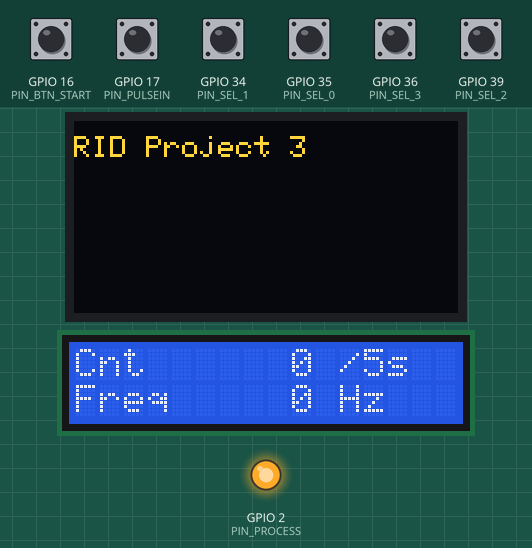
Simulated run of this program. Board: ESP32. On the bench: 128×64 one-colour display, 16×2 character LCD, output pins drawn as LEDs (lit = HIGH). The inputs (shaded band) are chosen by the test bench; at power-on: GPIO 16 (PIN_BTN_START), GPIO 17 (PIN_PULSEIN), GPIO 34 (PIN_SEL_1), GPIO 35 (PIN_SEL_0), GPIO 36 (PIN_SEL_3), GPIO 39 (PIN_SEL_2) HIGH. The OLED is the two-colour kind (top 16 rows yellow); what the program prints to the serial monitor is not drawn.

Above: at 1.2 s.
1.3 s: GPIO 16 (PIN_BTN_START) pulled LOW for 1.2 s
At 3.8 s:
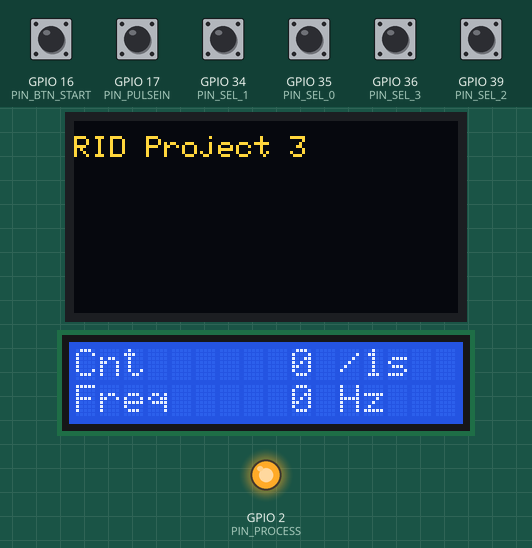
5.5 s: GPIO 17 (PIN_PULSEIN) pulled LOW for 1.2 s
At 7.7 s:
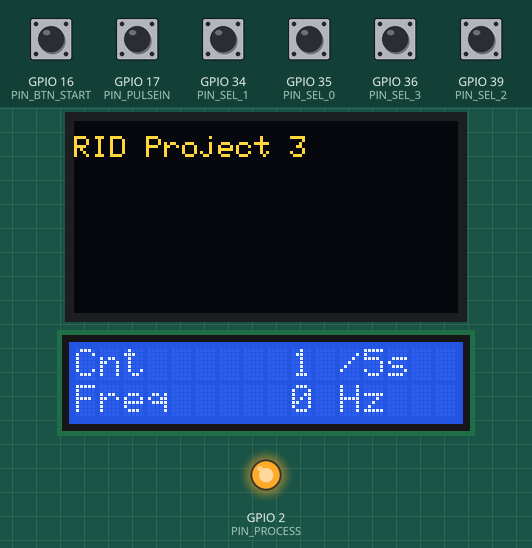
8.5 s: GPIO 34 (PIN_SEL_1) pulled LOW for 1.2 s
At 9.8 s:
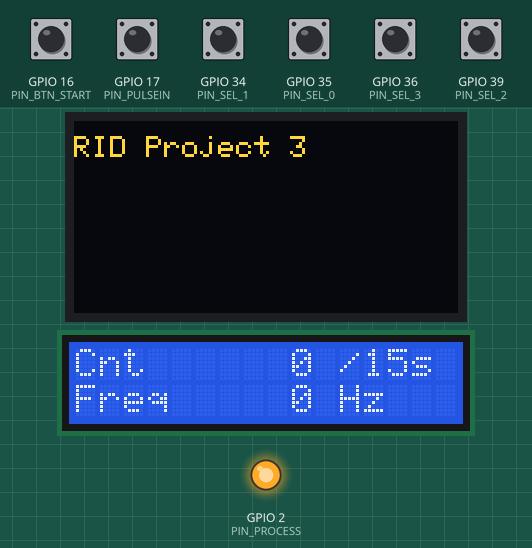
11.5 s: GPIO 35 (PIN_SEL_0) pulled LOW for 1.2 s
At 12.3 s:
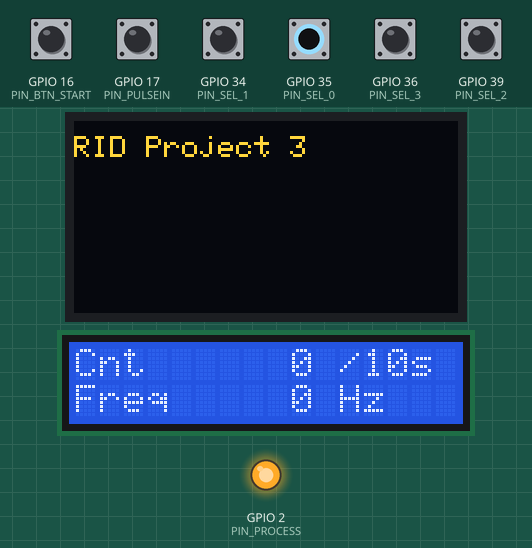
14.5 s: GPIO 36 (PIN_SEL_3) pulled LOW for 1.2 s
At 15.8 s:
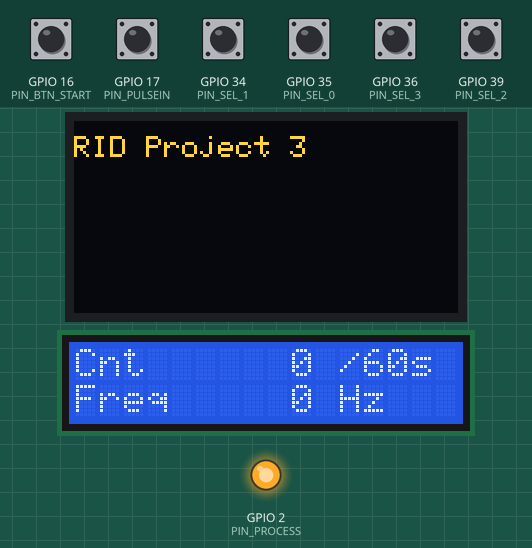
17.5 s: GPIO 39 (PIN_SEL_2) pulled LOW for 1.2 s
At 18.8 s:
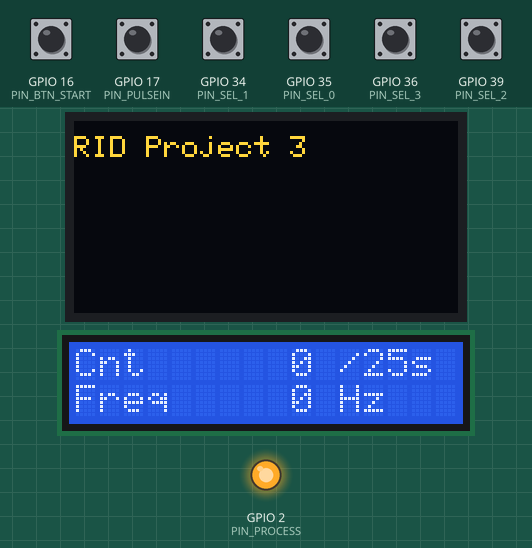
Timing chart, 0 to 20.5 s (numbered marks = the images above; inputs shaded):
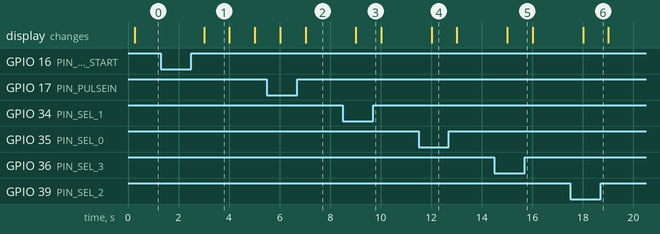

The program:

main.cpp
```cpp
//-----------------------------------------------------------------------------
// Project          : RMUTR RID P3 Water Current Meter
// VSCode Extension : PlatformIO IDE 1.10.0
// Source           : https://github.com/rmutr/RID_P3_Water_Current_Meter.git
// Board            : Node32s (Gravitech Node32Lite LamLoei)
// Additional URLs  : https://dl.espressif.com/dl/package_esp32_index.json
// LED_BUILTIN      : Pin 2


//------------------------------------------------------
#include <Arduino.h>

#include <SPI.h>
#include <Wire.h>
#include <Adafruit_GFX.h>
#include <Adafruit_SSD1306.h>
#include <LiquidCrystal_PCF8574.h>

#define PIN_RX_0             3
#define PIN_TX_0             1
#define PIN_RX_1            18
#define PIN_TX_1            19

#define I2C_SCL             22
#define I2C_SDA             21

#define PIN_PROCESS          2
#define PIN_BTN_START       16
#define PIN_PULSEIN         17

#define PIN_SEL_3           36
#define PIN_SEL_2           39
#define PIN_SEL_1           34
#define PIN_SEL_0           35

#define P_BUFF_MAX         100

#define PNP_OFF              0
#define PNP_ON               1
#define NPN_OFF              1
#define NPN_ON               0

char buff_str[200] = {0};
unsigned long t_old = 0;
int tmr_cnt = 0;
int error = 0;

int state_ix = 0;
int state_ix_mon = 0;
volatile unsigned long t_on, t_off;
volatile unsigned long p_count, p_store, p_buff_ix, p_total;
volatile unsigned long p_buff[P_BUFF_MAX] = {0};
volatile int p_buff_use = 0;
volatile int p_buff_old = 0;
volatile int req_reset = 0;

int selector_pin[4] = {0};
int selector_val = 0;

//------------------------------------------------------
#define SCREEN_WIDTH       128
#define SCREEN_HEIGHT       64
#define OLED_RESET           4
#define GLCD_LINE_1         20

Adafruit_SSD1306 display(SCREEN_WIDTH, SCREEN_HEIGHT, &Wire, OLED_RESET);

#define GLCD_LINE_0          5
#define GLCD_LINE_1         20
#define GLCD_LINE_2         35
#define GLCD_LINE_3         50

//------------------------------------------------------
#define CLCD_ADD_27       0x27
#define CLCD_ADD_3F       0x3F

#define CLCD_LINE_0          0
#define CLCD_LINE_1          1

LiquidCrystal_PCF8574 clcd(CLCD_ADD_27);

//------------------------------------------------------
void Interrupt_Service_Btn_Start();
void Interrupt_Service_PulseIn();


void Interrupt_Service_Btn_Start() { req_reset = 1; }

void Interrupt_Service_PulseIn() {
  if (digitalRead(PIN_PULSEIN) == HIGH) {
    t_on = micros();
  } else {
    t_off = micros();
    if ((t_off - t_on) > 200) { p_count++; }
  }
}


//------------------------------------------------------
void setup() {
  pinMode(PIN_PROCESS,   OUTPUT);
  pinMode(PIN_BTN_START, INPUT_PULLUP);
  pinMode(PIN_PULSEIN,   INPUT_PULLUP);

  digitalWrite(PIN_PROCESS,   HIGH);
  digitalWrite(PIN_BTN_START, HIGH);
  digitalWrite(PIN_PULSEIN,   HIGH);

  selector_pin[3] = PIN_SEL_3;
  selector_pin[2] = PIN_SEL_2;
  selector_pin[1] = PIN_SEL_1;
  selector_pin[0] = PIN_SEL_0;

  for (int bix = 0; bix < 4; bix++) {
    pinMode(selector_pin[bix], INPUT_PULLUP);
    digitalWrite(selector_pin[bix], HIGH);
  }

  attachInterrupt(digitalPinToInterrupt(PIN_BTN_START)
    , Interrupt_Service_Btn_Start, FALLING);

  attachInterrupt(digitalPinToInterrupt(PIN_PULSEIN)
    , Interrupt_Service_PulseIn, CHANGE);

  Serial.begin (115200, SERIAL_8N1, PIN_RX_0, PIN_TX_0);
  Serial1.begin(115200, SERIAL_8N1, PIN_RX_1, PIN_TX_1);

  delay(50);

//------------------------------------------------------
  tmr_cnt = 0;
  error = 0;

  t_old        = 0;
  t_on         = 0;
  t_off        = 0;
  state_ix     = 0;
  state_ix_mon = 0;
  p_store      = 0;
  p_count      = 0;

  p_buff_ix    = 0;
  p_total      = 0;
  p_buff_use   = 0;
  p_buff_old   = 0;

  for (int bix = 0; bix < 40; bix++) { p_buff[bix] = 0; }

  req_reset    = 0;

}

void loop() {
//------------------------------------------------------
  p_store = p_count;
  p_count = 0;

  if (req_reset == 1) {
    req_reset = 0;
    if (state_ix > 1) {
      state_ix = 1;
    }
  }

  selector_val = 0;
  for (int bix = 0; bix < 4; bix++) {
    if (digitalRead(selector_pin[bix]) == 0) {
      selector_val += pow(2, bix);
    }
  }

  if (state_ix != 2) {
    switch (selector_val) {
      default:
      case 0: p_buff_use =   5; break;
      case 1: p_buff_use =  10; break;
      case 2: p_buff_use =  15; break;
      case 3: p_buff_use =  20; break;
      case 4: p_buff_use =  25; break;
      case 5: p_buff_use =  30; break;
      case 6: p_buff_use =  40; break;
      case 7: p_buff_use =  50; break;
      case 8: p_buff_use =  60; break;
      case 9: p_buff_use = 100; break;
    }

    if (p_buff_old != p_buff_use) {
      p_buff_old = p_buff_use;
      p_total = 0;
    }
  }

//------------------------------------------------------
  state_ix_mon = state_ix;
  switch (state_ix) {
    default:
    case 0: //<- Initialize
      Serial.println("\n\nRID Project 3");

      display.begin(SSD1306_SWITCHCAPVCC, 0x3C);
      display.setTextSize(1);
      display.setTextColor(WHITE);

      display.clearDisplay();
      display.setCursor(0, GLCD_LINE_0);
      display.println(F("RID Project 3"));
      display.display();

      clcd.begin(16, 2);
      clcd.init();
      clcd.setBacklight(255);

      p_buff_ix = p_buff_use;
      state_ix = 3;
      break;

    case 1: //<- Clear
      p_buff_ix = 0;
      p_total = 0;

      for (int bix = 0; bix < P_BUFF_MAX; bix++) {
        p_buff[bix] = 0;
      }

      state_ix++;
      break;

    case 2: //<- Run..
      if (p_buff_ix < p_buff_use) {
        p_buff[p_buff_ix] = p_store;
        p_buff_ix++;

        p_total = 0;
        for (int bix = 0; bix < p_buff_use; bix++) {
          p_total += p_buff[bix];
        }
      } else {
        state_ix++;
      }
      break;

    case 3: //<- Add Log to Firebase

      break;

    case 4: //<- Hold
      break;
  }

//------------------------------------------------------
  if (state_ix > 0) {
    sprintf(buff_str, "%d", state_ix_mon);
    Serial.print(buff_str);

    Serial.print(" | ");

    if (state_ix_mon != 2) {
      sprintf(buff_str, "Cnt %6lu /%3ds", p_total, p_buff_use);
    } else {
      sprintf(buff_str, "Cnt %6lu /%3lus", p_total, p_buff_ix);
    }

    Serial.print(buff_str);

    if (state_ix_mon != 2) {
      sprintf(buff_str, "Cnt %6lu /%ds  ", p_total, p_buff_use);
    } else {
      sprintf(buff_str, "Cnt %6lu /%lus  ", p_total, p_buff_ix);
    }

    clcd.setCursor(0, CLCD_LINE_0);
    clcd.print(buff_str);

    Serial.print(" | ");

    sprintf(buff_str, "Freq %5lu Hz  ", p_store);
    Serial.print(buff_str);
    clcd.setCursor(0, CLCD_LINE_1);
    clcd.print(buff_str);

    Serial.println();
  }

//------------------------------------------------------
  while ((micros() - t_old) < 1000000L); t_old = micros();
  tmr_cnt++; if (tmr_cnt >= 10) { tmr_cnt = 0; }

}
```

Measured:
- after the input at 1.3 s, the display: changes after 1.7 s (image 1)
- after the input at 8.5 s, the display: changes after 0.51 s (image 3)
- after the input at 11.5 s, the display: changes after 0.51 s (image 4)
- after the input at 14.5 s, the display: changes after 0.51 s (image 5)
- after the input at 17.5 s, the display: changes after 0.51 s (image 6)
- what the display in image 1 shows lasts 1.0 s, from 3.0 s to 4.0 s
